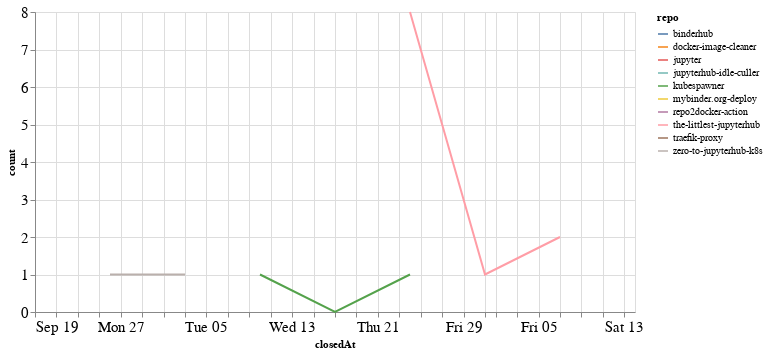

Source (notebook cell):
### Code cell
closed_by_time = closed_by.groupby('repo').resample('W', on='closedAt').count()['author'].reset_index()
closed_by_time = closed_by_time.rename(columns={'author': 'count'})

alt.Chart(closed_by_time, width=600).mark_line().encode(
    x='closedAt',
    y='count',
    color='repo',
    tooltip="repo"
)

### Figure 1 — Vega-Lite specification as saved in the notebook (floating-point values rounded to 4 significant figures)
{"config": {"axisLeft": {"labelFontSize": 15}, "axisBottom": {"labelFontSize": 15}}, "data": {"name": "data-02d0bfbe5e215061efc46d4af902f363"}, "mark": "line", "encoding": {"color": {"type": "nominal", "field": "repo"}, "tooltip": {"type": "nominal", "field": "repo"}, "x": {"type": "temporal", "field": "closedAt"}, "y": {"type": "quantitative", "field": "count"}}, "width": 600, "$schema": "https://vega.github.io/schema/vega-lite/v4.8.1.json", "datasets": {"data-02d0bfbe5e215061efc46d4af902f363": [{"repo": "binderhub", "closedAt": "2021-09-19T00:00:00", "count": 3}, {"repo": "docker-image-cleaner", "closedAt": "2021-09-19T00:00:00", "count": 1}, {"repo": "jupyter", "closedAt": "2021-11-14T00:00:00", "count": 5}, {"repo": "jupyterhub-idle-culler", "closedAt": "2021-09-26T00:00:00", "count": 1}, {"repo": "kubespawner", "closedAt": "2021-10-10T00:00:00", "count": 1}, {"repo": "kubespawner", "closedAt": "2021-10-17T00:00:00", "count": 0}, {"repo": "kubespawner", "closedAt": "2021-10-24T00:00:00", "count": 1}, {"repo": "mybinder.org-deploy", "closedAt": "2021-10-24T00:00:00", "count": 1}, {"repo": "repo2docker-action", "closedAt": "2021-09-19T00:00:00", "count": 1}, {"repo": "the-littlest-jupyterhub", "closedAt": "2021-10-24T00:00:00", "count": 8}, {"repo": "the-littlest-jupyterhub", "closedAt": "2021-10-31T00:00:00", "count": 1}, {"repo": "the-littlest-jupyterhub", "closedAt": "2021-11-07T00:00:00", "count": 2}, {"repo": "traefik-proxy", "closedAt": "2021-10-24T00:00:00", "count": 3}, {"repo": "zero-to-jupyterhub-k8s", "closedAt": "2021-09-26T00:00:00", "count": 1}, {"repo": "zero-to-jupyterhub-k8s", "closedAt": "2021-10-03T00:00:00", "count": 1}]}}
